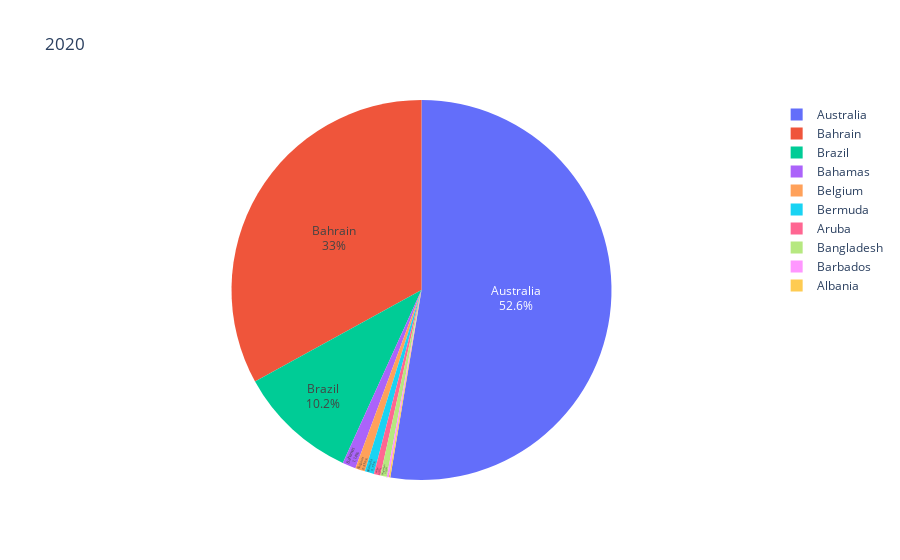

Notebook source saved alongside this figure:
### Code cell
# Plotly pie chart - net sales by "country" column value - 2020
fig_sales_country_2020 = px.pie(per_country_sales_2020_df, names="country", values="net_sales", title="2020",
    labels={"country" : 'Country', "net_sales" :'Sales in $'})
fig_sales_country_2020.update_traces(textposition='inside', textinfo='percent+label')

fig_sales_country_2020.show()

### Figure 1 — Plotly figure (JSON) as saved in the notebook; plotly's stock layout.template omitted (floating-point values rounded to 4 significant figures)
{"data": [{"domain": {"x": [0, 1], "y": [0, 1]}, "hovertemplate": "Country=%{label}<br>Sales in $=%{value}<extra></extra>", "labels": ["Albania", "Aruba", "Australia", "Bahamas", "Bahrain", "Bangladesh", "Barbados", "Belgium", "Bermuda", "Brazil"], "legendgroup": "", "name": "", "showlegend": true, "textinfo": "percent+label", "textposition": "inside", "type": "pie", "values": [24.75, 118.9, 11230.0, 243.0, 7041.0, 117.9, 37.12, 178.3, 168.6, 2176.0]}], "layout": {"legend": {"tracegroupgap": 0}, "title": {"text": "2020"}}}
